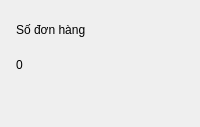
      <widget class="QFrame" name="cardOrders">
       <property name="minimumSize">
        <size>
         <width>0</width>
         <height>120</height>
        </size>
       </property>
       <property name="frameShape">
        <enum>QFrame::Shape::NoFrame</enum>
       </property>
       <layout class="QVBoxLayout" name="cardOrdersLayout">
        <property name="spacing">
         <number>6</number>
        </property>
        <property name="leftMargin">
         <number>16</number>
        </property>
        <property name="topMargin">
         <number>14</number>
        </property>
        <property name="rightMargin">
         <number>16</number>
        </property>
        <property name="bottomMargin">
         <number>14</number>
        </property>
        <item>
         <layout class="QHBoxLayout" name="cardOrdersTopRow">
          <item>
           <widget class="QLabel" name="lblOrdersCaption">
            <property name="text">
             <string>Số đơn hàng</string>
            </property>
           </widget>
          </item>
          <item>
           <spacer name="cardOrdersSpacer">
            <property name="orientation">
             <enum>Qt::Orientation::Horizontal</enum>
            </property>
            <property name="sizeHint" stdset="0">
             <size>
              <width>40</width>
              <height>20</height>
             </size>
            </property>
           </spacer>
          </item>
          <item>
           <widget class="QLabel" name="badgeOrders">
            <property name="minimumSize">
             <size>
              <width>32</width>
              <height>32</height>
             </size>
            </property>
            <property name="maximumSize">
             <size>
              <width>32</width>
              <height>32</height>
             </size>
            </property>
            <property name="text">
             <string/>
            </property>
            <property name="alignment">
             <set>Qt::AlignmentFlag::AlignCenter</set>
            </property>
           </widget>
          </item>
         </layout>
        </item>
        <item>
         <widget class="QLabel" name="lblOrdersVal">
          <property name="minimumSize">
           <size>
            <width>0</width>
            <height>25</height>
           </size>
          </property>
          <property name="maximumSize">
           <size>
            <width>16777215</width>
            <height>25</height>
           </size>
          </property>
          <property name="text">
           <string>0</string>
          </property>
         </widget>
        </item>
        <item>
         <layout class="QHBoxLayout" name="cardOrdersTrendRow">
          <property name="topMargin">
           <number>10</number>
          </property>
          <item>
           <widget class="QLabel" name="lblOrdersTrend">
            <property name="text">
             <string/>
            </property>
           </widget>
          </item>
          <item>
           <spacer name="cardOrdersTrendSpacer">
            <property name="orientation">
             <enum>Qt::Orientation::Horizontal</enum>
            </property>
            <property name="sizeHint" stdset="0">
             <size>
              <width>40</width>
              <height>20</height>
             </size>
            </property>
           </spacer>
          </item>
         </layout>
        </item>
       </layout>
      </widget>
